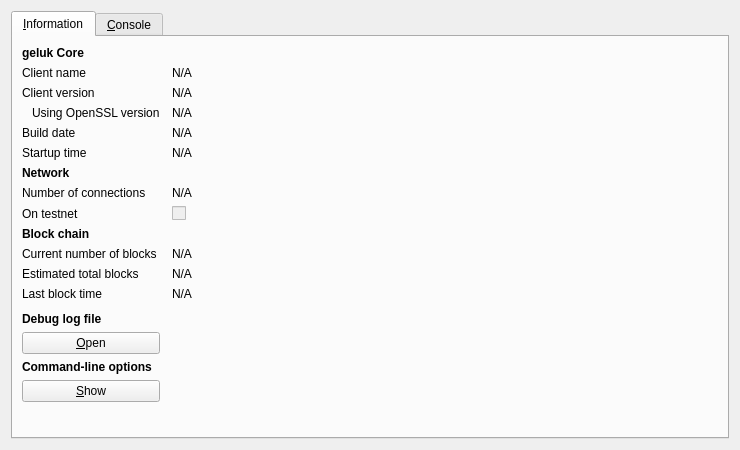
<?xml version="1.0" encoding="UTF-8"?>
<ui version="4.0">
 <class>RPCConsole</class>
 <widget class="QDialog" name="RPCConsole">
  <property name="geometry">
   <rect>
    <x>0</x>
    <y>0</y>
    <width>740</width>
    <height>450</height>
   </rect>
  </property>
  <property name="windowTitle">
   <string>geluk - Debug window</string>
  </property>
  <layout class="QVBoxLayout" name="verticalLayout_2">
   <item>
    <widget class="QTabWidget" name="tabWidget">
     <property name="currentIndex">
      <number>0</number>
     </property>
     <widget class="QWidget" name="tab_info">
      <attribute name="title">
       <string>&amp;Information</string>
      </attribute>
      <layout class="QGridLayout" name="gridLayout" columnstretch="0,1">
       <property name="horizontalSpacing">
        <number>12</number>
       </property>
       <item row="0" column="0">
        <widget class="QLabel" name="label_9">
         <property name="font">
          <font>
           <weight>75</weight>
           <bold>true</bold>
          </font>
         </property>
         <property name="text">
          <string>geluk Core</string>
         </property>
        </widget>
       </item>
       <item row="1" column="0">
        <widget class="QLabel" name="label_5">
         <property name="text">
          <string>Client name</string>
         </property>
        </widget>
       </item>
       <item row="1" column="1">
        <widget class="QLabel" name="clientName">
         <property name="cursor">
          <cursorShape>IBeamCursor</cursorShape>
         </property>
         <property name="text">
          <string>N/A</string>
         </property>
         <property name="textFormat">
          <enum>Qt::PlainText</enum>
         </property>
         <property name="textInteractionFlags">
          <set>Qt::LinksAccessibleByMouse|Qt::TextSelectableByKeyboard|Qt::TextSelectableByMouse</set>
         </property>
        </widget>
       </item>
       <item row="2" column="0">
        <widget class="QLabel" name="label_6">
         <property name="text">
          <string>Client version</string>
         </property>
        </widget>
       </item>
       <item row="2" column="1">
        <widget class="QLabel" name="clientVersion">
         <property name="cursor">
          <cursorShape>IBeamCursor</cursorShape>
         </property>
         <property name="text">
          <string>N/A</string>
         </property>
         <property name="textFormat">
          <enum>Qt::PlainText</enum>
         </property>
         <property name="textInteractionFlags">
          <set>Qt::LinksAccessibleByMouse|Qt::TextSelectableByKeyboard|Qt::TextSelectableByMouse</set>
         </property>
        </widget>
       </item>
       <item row="3" column="0">
        <widget class="QLabel" name="label_14">
         <property name="text">
          <string>Using OpenSSL version</string>
         </property>
         <property name="indent">
          <number>10</number>
         </property>
        </widget>
       </item>
       <item row="3" column="1">
        <widget class="QLabel" name="openSSLVersion">
         <property name="cursor">
          <cursorShape>IBeamCursor</cursorShape>
         </property>
         <property name="text">
          <string>N/A</string>
         </property>
         <property name="textFormat">
          <enum>Qt::PlainText</enum>
         </property>
         <property name="textInteractionFlags">
          <set>Qt::LinksAccessibleByMouse|Qt::TextSelectableByKeyboard|Qt::TextSelectableByMouse</set>
         </property>
        </widget>
       </item>
       <item row="4" column="0">
        <widget class="QLabel" name="label_12">
         <property name="text">
          <string>Build date</string>
         </property>
        </widget>
       </item>
       <item row="4" column="1">
        <widget class="QLabel" name="buildDate">
         <property name="cursor">
          <cursorShape>IBeamCursor</cursorShape>
         </property>
         <property name="text">
          <string>N/A</string>
         </property>
         <property name="textFormat">
          <enum>Qt::PlainText</enum>
         </property>
         <property name="textInteractionFlags">
          <set>Qt::LinksAccessibleByMouse|Qt::TextSelectableByKeyboard|Qt::TextSelectableByMouse</set>
         </property>
        </widget>
       </item>
       <item row="5" column="0">
        <widget class="QLabel" name="label_13">
         <property name="text">
          <string>Startup time</string>
         </property>
        </widget>
       </item>
       <item row="5" column="1">
        <widget class="QLabel" name="startupTime">
         <property name="cursor">
          <cursorShape>IBeamCursor</cursorShape>
         </property>
         <property name="text">
          <string>N/A</string>
         </property>
         <property name="textFormat">
          <enum>Qt::PlainText</enum>
         </property>
         <property name="textInteractionFlags">
          <set>Qt::LinksAccessibleByMouse|Qt::TextSelectableByKeyboard|Qt::TextSelectableByMouse</set>
         </property>
        </widget>
       </item>
       <item row="6" column="0">
        <widget class="QLabel" name="label_11">
         <property name="font">
          <font>
           <weight>75</weight>
           <bold>true</bold>
          </font>
         </property>
         <property name="text">
          <string>Network</string>
         </property>
        </widget>
       </item>
       <item row="7" column="0">
        <widget class="QLabel" name="label_7">
         <property name="text">
          <string>Number of connections</string>
         </property>
        </widget>
       </item>
       <item row="7" column="1">
        <widget class="QLabel" name="numberOfConnections">
         <property name="cursor">
          <cursorShape>IBeamCursor</cursorShape>
         </property>
         <property name="text">
          <string>N/A</string>
         </property>
         <property name="textFormat">
          <enum>Qt::PlainText</enum>
         </property>
         <property name="textInteractionFlags">
          <set>Qt::LinksAccessibleByMouse|Qt::TextSelectableByKeyboard|Qt::TextSelectableByMouse</set>
         </property>
        </widget>
       </item>
       <item row="8" column="0">
        <widget class="QLabel" name="label_8">
         <property name="text">
          <string>On testnet</string>
         </property>
        </widget>
       </item>
       <item row="8" column="1">
        <widget class="QCheckBox" name="isTestNet">
         <property name="enabled">
          <bool>false</bool>
         </property>
         <property name="text">
          <string/>
         </property>
        </widget>
       </item>
       <item row="9" column="0">
        <widget class="QLabel" name="label_10">
         <property name="font">
          <font>
           <weight>75</weight>
           <bold>true</bold>
          </font>
         </property>
         <property name="text">
          <string>Block chain</string>
         </property>
        </widget>
       </item>
       <item row="10" column="0">
        <widget class="QLabel" name="label_3">
         <property name="text">
          <string>Current number of blocks</string>
         </property>
        </widget>
       </item>
       <item row="10" column="1">
        <widget class="QLabel" name="numberOfBlocks">
         <property name="cursor">
          <cursorShape>IBeamCursor</cursorShape>
         </property>
         <property name="text">
          <string>N/A</string>
         </property>
         <property name="textFormat">
          <enum>Qt::PlainText</enum>
         </property>
         <property name="textInteractionFlags">
          <set>Qt::LinksAccessibleByMouse|Qt::TextSelectableByKeyboard|Qt::TextSelectableByMouse</set>
         </property>
        </widget>
       </item>
       <item row="11" column="0">
        <widget class="QLabel" name="label_4">
         <property name="text">
          <string>Estimated total blocks</string>
         </property>
        </widget>
       </item>
       <item row="11" column="1">
        <widget class="QLabel" name="totalBlocks">
         <property name="cursor">
          <cursorShape>IBeamCursor</cursorShape>
         </property>
         <property name="text">
          <string>N/A</string>
         </property>
         <property name="textFormat">
          <enum>Qt::PlainText</enum>
         </property>
         <property name="textInteractionFlags">
          <set>Qt::LinksAccessibleByMouse|Qt::TextSelectableByKeyboard|Qt::TextSelectableByMouse</set>
         </property>
        </widget>
       </item>
       <item row="12" column="0">
        <widget class="QLabel" name="label_2">
         <property name="text">
          <string>Last block time</string>
         </property>
        </widget>
       </item>
       <item row="12" column="1">
        <widget class="QLabel" name="lastBlockTime">
         <property name="cursor">
          <cursorShape>IBeamCursor</cursorShape>
         </property>
         <property name="text">
          <string>N/A</string>
         </property>
         <property name="textFormat">
          <enum>Qt::PlainText</enum>
         </property>
         <property name="textInteractionFlags">
          <set>Qt::LinksAccessibleByMouse|Qt::TextSelectableByKeyboard|Qt::TextSelectableByMouse</set>
         </property>
        </widget>
       </item>
       <item row="13" column="0">
        <spacer name="verticalSpacer_2">
         <property name="orientation">
          <enum>Qt::Vertical</enum>
         </property>
         <property name="sizeHint" stdset="0">
          <size>
           <width>20</width>
           <height>20</height>
          </size>
         </property>
        </spacer>
       </item>
       <item row="14" column="0">
        <widget class="QLabel" name="labelDebugLogfile">
         <property name="font">
          <font>
           <weight>75</weight>
           <bold>true</bold>
          </font>
         </property>
         <property name="text">
          <string>Debug log file</string>
         </property>
        </widget>
       </item>
       <item row="15" column="0">
        <widget class="QPushButton" name="openDebugLogfileButton">
         <property name="toolTip">
          <string>Open the geluk debug log file from the current data directory. This can take a few seconds for large log files.</string>
         </property>
         <property name="text">
          <string>&amp;Open</string>
         </property>
         <property name="autoDefault">
          <bool>false</bool>
         </property>
        </widget>
       </item>
       <item row="16" column="0">
        <widget class="QLabel" name="labelCLOptions">
         <property name="font">
          <font>
           <weight>75</weight>
           <bold>true</bold>
          </font>
         </property>
         <property name="text">
          <string>Command-line options</string>
         </property>
        </widget>
       </item>
       <item row="17" column="0">
        <widget class="QPushButton" name="showCLOptionsButton">
         <property name="toolTip">
          <string>Show the geluk-qt help message to get a list with possible xonecoin command-line options.</string>
         </property>
         <property name="text">
          <string>&amp;Show</string>
         </property>
         <property name="autoDefault">
          <bool>false</bool>
         </property>
        </widget>
       </item>
       <item row="18" column="0">
        <spacer name="verticalSpacer">
         <property name="orientation">
          <enum>Qt::Vertical</enum>
         </property>
         <property name="sizeHint" stdset="0">
          <size>
           <width>20</width>
           <height>40</height>
          </size>
         </property>
        </spacer>
       </item>
      </layout>
     </widget>
     <widget class="QWidget" name="tab_console">
      <attribute name="title">
       <string>&amp;Console</string>
      </attribute>
      <layout class="QVBoxLayout" name="verticalLayout_3">
       <property name="spacing">
        <number>3</number>
       </property>
       <item>
        <widget class="QTextEdit" name="messagesWidget">
         <property name="minimumSize">
          <size>
           <width>0</width>
           <height>100</height>
          </size>
         </property>
         <property name="readOnly">
          <bool>true</bool>
         </property>
         <property name="tabKeyNavigation" stdset="0">
          <bool>false</bool>
         </property>
         <property name="columnCount" stdset="0">
          <number>2</number>
         </property>
        </widget>
       </item>
       <item>
        <layout class="QHBoxLayout" name="horizontalLayout">
         <property name="spacing">
          <number>3</number>
         </property>
         <item>
          <widget class="QLabel" name="label">
           <property name="text">
            <string notr="true">&gt;</string>
           </property>
          </widget>
         </item>
         <item>
          <widget class="QLineEdit" name="lineEdit"/>
         </item>
         <item>
          <widget class="QPushButton" name="clearButton">
           <property name="maximumSize">
            <size>
             <width>24</width>
             <height>24</height>
            </size>
           </property>
           <property name="toolTip">
            <string>Clear console</string>
           </property>
           <property name="text">
            <string/>
           </property>
           <property name="icon">
            <iconset resource="../bitcoin.qrc">
             <normaloff>:/icons/remove</normaloff>:/icons/remove</iconset>
           </property>
           <property name="shortcut">
            <string notr="true">Ctrl+L</string>
           </property>
           <property name="autoDefault">
            <bool>false</bool>
           </property>
          </widget>
         </item>
        </layout>
       </item>
      </layout>
     </widget>
    </widget>
   </item>
  </layout>
 </widget>
 <resources>
  <include location="../bitcoin.qrc"/>
 </resources>
 <connections/>
</ui>
